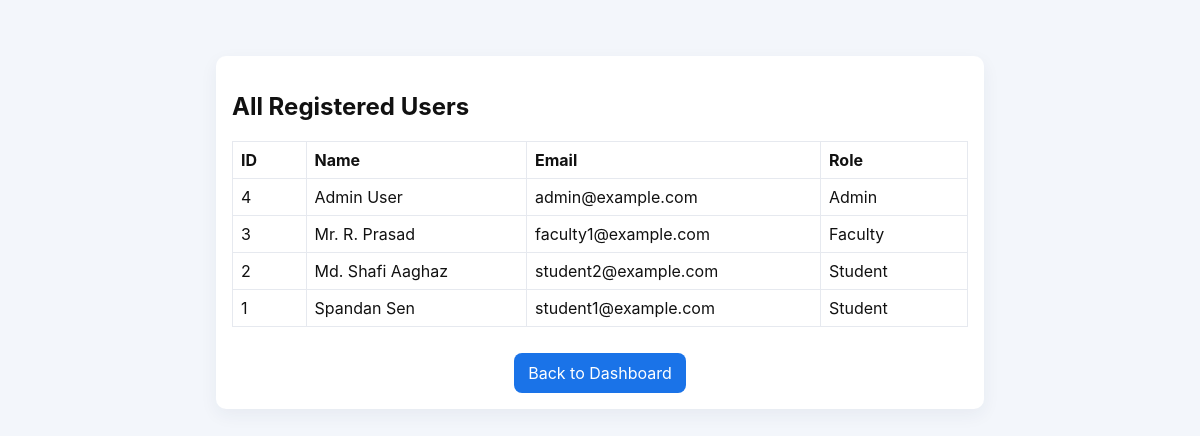
Screenshot of /admin_manage_users.php (signed in) with the database file from the repository.
### tables this page shows
CREATE TABLE users (
  id INT AUTO_INCREMENT PRIMARY KEY,
  name VARCHAR(120) NOT NULL,
  email VARCHAR(150) NOT NULL UNIQUE,
  password VARCHAR(255) NOT NULL,
  role ENUM('student','faculty','admin') NOT NULL,
  created_at TIMESTAMP DEFAULT CURRENT_TIMESTAMP
);

### admin_manage_users.php (the view, shortened to what this page needs)
<?php
require_once "includes/functions.php";
$users = mysqli_query($conn, "SELECT * FROM users ORDER BY id DESC");
?>
<!DOCTYPE html>
<html>
<head>
    <link rel="stylesheet" href="assets/css/style.css">
</head>
<body>
<div class="container" style="max-width:800px; margin:40px auto;">
    <div class="card">
        <h2>All Registered Users</h2>
        <table class="table">
            <thead>
                <tr>
                    <th style="width:10%;">ID</th>
                    <th style="width:30%;">Name</th>
                    <th style="width:40%;">Email</th>
                    <th style="width:20%;">Role</th>
                </tr>
            </thead>
            <tbody>
            <?php while ($row = mysqli_fetch_assoc($users)) { ?>
                <tr>
                    <td><?= $row['id'] ?></td>
                    <td><?= htmlspecialchars($row['name']) ?></td>
                    <td><?= htmlspecialchars($row['email']) ?></td>
                    <td><?= ucfirst($row['role']) ?></td>
                </tr>
            <?php } ?>
            </tbody>
        </table>
        <div style="margin-top:20px; text-align:center;">
            <a href="dashboard.php" class="btn">Back to Dashboard</a>
        </div>
    </div>
</div>
</body>
</html>

### assets/css/style.css (style rules this page uses)
:root { --primary: #1a73e8; --muted: #6b7280; }
* { box-sizing: border-box; }
body { font-family: Inter, Segoe UI, Arial, sans-serif; margin: 0; background: #f3f6fb; color: #111; }
a { color: var(--primary); text-decoration: none; }
.container { max-width: 1100px; margin: 28px auto; padding: 16px; }
button.btn, a.btn { background: var(--primary); color: #fff; border: none; padding: 10px 14px; border-radius: 8px; cursor: pointer; text-decoration: none; display: inline-block; text-align: center; margin-top: 6px; }
.card { background: #fff; padding: 16px; border-radius: 10px; margin-bottom: 18px; box-shadow: 0 6px 18px rgba(42,59,84,0.06); }
.table { width: 100%; border-collapse: collapse; margin: 12px 0; }
.table th, .table td { padding: 8px; border: 1px solid #e6e9ef; text-align: left; }

### rows the page displays
users: id "4", name "Admin User", email "admin@example.com", role "Admin"
users: id "3", name "Mr. R. Prasad", email "faculty1@example.com", role "Faculty"
users: id "2", name "Md. Shafi Aaghaz", email "student2@example.com", role "Student"
users: id "1", name "Spandan Sen", email "student1@example.com", role "Student"
